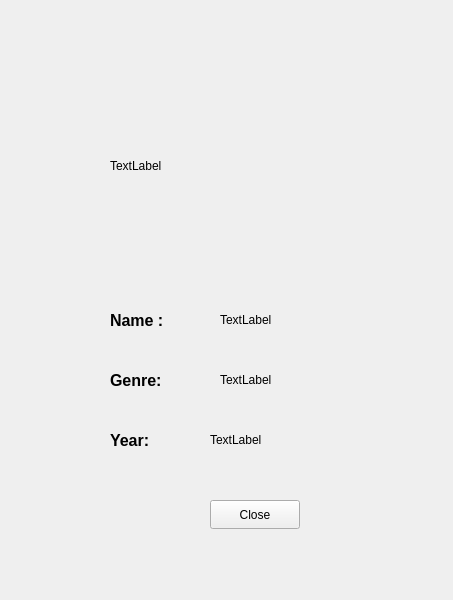
<?xml version="1.0" encoding="UTF-8"?>
<ui version="4.0">
 <class>SongProfileWindow</class>
 <widget class="QWidget" name="SongProfileWindow">
  <property name="geometry">
   <rect>
    <x>0</x>
    <y>0</y>
    <width>453</width>
    <height>600</height>
   </rect>
  </property>
  <property name="windowTitle">
   <string>Form</string>
  </property>
  <widget class="QLabel" name="label">
   <property name="geometry">
    <rect>
     <x>110</x>
     <y>60</y>
     <width>251</width>
     <height>211</height>
    </rect>
   </property>
   <property name="text">
    <string>TextLabel</string>
   </property>
  </widget>
  <widget class="QLabel" name="label_2">
   <property name="geometry">
    <rect>
     <x>220</x>
     <y>310</y>
     <width>63</width>
     <height>20</height>
    </rect>
   </property>
   <property name="text">
    <string>TextLabel</string>
   </property>
  </widget>
  <widget class="QLabel" name="label_3">
   <property name="geometry">
    <rect>
     <x>220</x>
     <y>370</y>
     <width>63</width>
     <height>20</height>
    </rect>
   </property>
   <property name="text">
    <string>TextLabel</string>
   </property>
  </widget>
  <widget class="QLabel" name="label_4">
   <property name="geometry">
    <rect>
     <x>210</x>
     <y>430</y>
     <width>63</width>
     <height>20</height>
    </rect>
   </property>
   <property name="text">
    <string>TextLabel</string>
   </property>
  </widget>
  <widget class="QPushButton" name="pushButton">
   <property name="geometry">
    <rect>
     <x>210</x>
     <y>500</y>
     <width>90</width>
     <height>29</height>
    </rect>
   </property>
   <property name="text">
    <string>Close</string>
   </property>
  </widget>
  <widget class="QLabel" name="label_5">
   <property name="geometry">
    <rect>
     <x>110</x>
     <y>310</y>
     <width>63</width>
     <height>20</height>
    </rect>
   </property>
   <property name="styleSheet">
    <string notr="true">QLabel{
    color:qlineargradient(
        x1:0,y1:0,x2:1,y2:0,
        stop:0 #1DB954,
        stop:0.5 #5CFF9D,
        stop:1 #1DB954);
    font-size:12pt;
    font-weight:900;
    font-family:&quot;Segoe UI&quot;;
}</string>
   </property>
   <property name="text">
    <string>Name :</string>
   </property>
  </widget>
  <widget class="QLabel" name="label_6">
   <property name="geometry">
    <rect>
     <x>110</x>
     <y>370</y>
     <width>63</width>
     <height>20</height>
    </rect>
   </property>
   <property name="styleSheet">
    <string notr="true">QLabel{
    color:qlineargradient(
        x1:0,y1:0,x2:1,y2:0,
        stop:0 #1DB954,
        stop:0.5 #5CFF9D,
        stop:1 #1DB954);
    font-size:12pt;
    font-weight:900;
    font-family:&quot;Segoe UI&quot;;
}</string>
   </property>
   <property name="text">
    <string>Genre:</string>
   </property>
  </widget>
  <widget class="QLabel" name="label_7">
   <property name="geometry">
    <rect>
     <x>110</x>
     <y>430</y>
     <width>63</width>
     <height>20</height>
    </rect>
   </property>
   <property name="styleSheet">
    <string notr="true">QLabel{
    color:qlineargradient(
        x1:0,y1:0,x2:1,y2:0,
        stop:0 #1DB954,
        stop:0.5 #5CFF9D,
        stop:1 #1DB954);
    font-size:12pt;
    font-weight:900;
    font-family:&quot;Segoe UI&quot;;
}</string>
   </property>
   <property name="text">
    <string>Year:</string>
   </property>
  </widget>
 </widget>
 <resources/>
 <connections/>
</ui>
